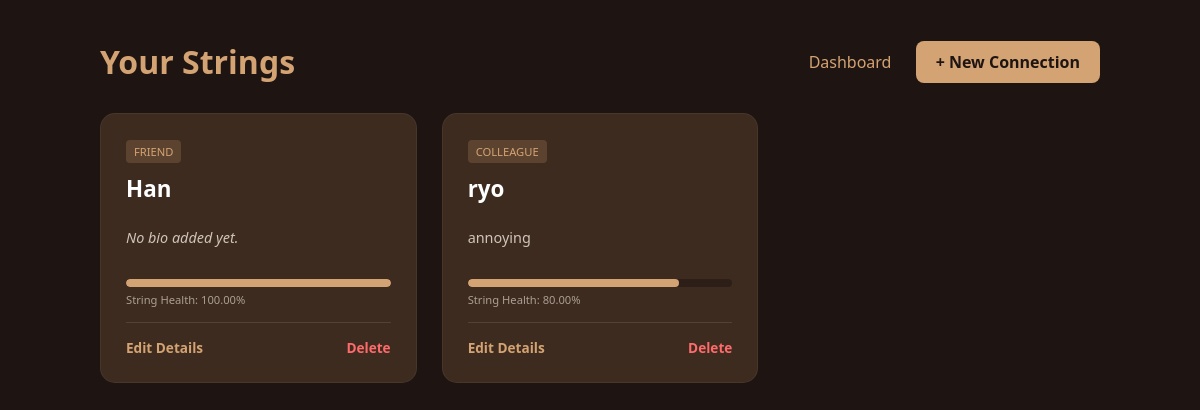
/user/view_connections.php (signed in), run on the app's committed database.
### tables this page shows
CREATE TABLE `strings` (
  `stringID` int(11) NOT NULL,
  `connectionID` int(11) DEFAULT NULL,
  `ownerID` varchar(10) DEFAULT NULL,
  `stringHealth` decimal(5,2) DEFAULT 100.00,
  `lastInteraction` timestamp NOT NULL DEFAULT current_timestamp() ON UPDATE current_timestamp()
);

CREATE TABLE `connections` (
  `ownerID` varchar(10) DEFAULT NULL,
  `connectionID` int(11) NOT NULL,
  `Name` varchar(20) DEFAULT NULL,
  `RelationshipType` enum('Friend','Family','Partner','Colleague') DEFAULT NULL,
  `Birthday` date DEFAULT NULL,
  `Bio` varchar(100) DEFAULT NULL
);

### user/view_connections.php (the view, shortened to what this page needs)
<?php
require_once '../config/db.php';
$uid = $_SESSION['user_id'];
$sql = "SELECT c.connectionID, c.Name, c.RelationshipType, c.Birthday, c.Bio, s.stringHealth
        FROM CONNECTIONS c
        LEFT JOIN STRINGS s ON c.connectionID = s.connectionID
        WHERE c.ownerID = ?
        ORDER BY c.Name ASC";
$stmt = $conn->prepare($sql);
$stmt->bind_param("s", $uid);
$stmt->execute();
$result = $stmt->get_result();
?>
<!DOCTYPE html>
<html lang="en">
<head>
</head>
<body>
<div class="header-area">
    <h1>Your Strings</h1>
    <div>
        <a href="dashboard.php" style="color: #d4a373; margin-right: 20px; text-decoration: none;">Dashboard</a>
        <a href="add_connection.php" class="btn-add">+ New Connection</a>
    </div>
</div>
<div class="grid">
    <?php if ($result->num_rows > 0): ?>
        <?php while($row = $result->fetch_assoc()): ?>
            <div class="card">
                <div>
                    <span class="type-tag"><?php echo htmlspecialchars($row['RelationshipType']); ?></span>
                    <h3 class="name"><?php echo htmlspecialchars($row['Name']); ?></h3>
                </div>
                <p class="bio">
                    <?php echo !empty($row['Bio']) ? htmlspecialchars($row['Bio']) : "<i>No bio added yet.</i>"; ?>
                </p>
                <div class="health-bar-container">
                    <?php $health = $row['stringHealth'] ?? 100; ?>
                    <div class="health-fill" style="width: <?php echo $health; ?>%;"></div>
                </div>
                <div style="font-size: 0.7rem; margin-top: -15px; margin-bottom: 15px; opacity: 0.6;">
                    String Health: <?php echo $health; ?>%
                </div>
                <div class="actions">
                    <a href="edit_connection.php?id=<?php echo $row['connectionID']; ?>" class="edit">Edit Details</a>
                    <a href="delete_connection.php?id=<?php echo $row['connectionID']; ?>"
                       class="delete"
                       onclick="return confirm('Are you sure you want to delete this string?')">Delete</a>
                </div>
            </div>
        <?php endwhile; ?>
    <?php else: ?>
        <div class="empty-state">
            <p>No connections found. Start by adding a new string!</p>
        </div>
    <?php endif; ?>
</div>
</body>
</html>

### user/view_connections.php (style rules this page uses)
body { font-family: 'Segoe UI', sans-serif; background: #1e1412; color: #f5ebe0; margin: 0; padding: 40px; }
.header-area { display: flex; justify-content: space-between; align-items: center; max-width: 1000px; margin: 0 auto 30px auto; }
h1 { color: #d4a373; margin: 0; }
.btn-add { background: #d4a373; color: #1e1412; padding: 10px 20px; text-decoration: none; border-radius: 8px; font-weight: bold; }
.grid { display: grid; grid-template-columns: repeat(auto-fill, minmax(300px, 1fr)); gap: 25px; max-width: 1000px; margin: 0 auto; }
.card { background: #3d2b1f; padding: 25px; border-radius: 15px; border: 1px solid rgba(255, 255, 255, 0.05); transition: transform 0.3s; display: flex; flex-direction: column; }
.type-tag { font-size: 0.7rem; text-transform: uppercase; background: rgba(212, 163, 115, 0.2); color: #d4a373; padding: 4px 8px; border-radius: 4px; display: inline-block; margin-bottom: 10px; }
.name { font-size: 1.4rem; margin: 0 0 10px 0; color: #fff; }
.bio { font-size: 0.9rem; opacity: 0.8; margin-bottom: 15px; line-height: 1.4; flex-grow: 1; }
.health-bar-container { background: #2d1f18; height: 8px; border-radius: 4px; margin-bottom: 20px; overflow: hidden; }
.health-fill { height: 100%; background: #d4a373; border-radius: 4px; }
.actions { display: flex; justify-content: space-between; border-top: 1px solid rgba(255,255,255,0.1); padding-top: 15px; }
.actions a { text-decoration: none; font-size: 0.85rem; font-weight: bold; }
.edit { color: #d4a373; }
.delete { color: #ff6b6b; }

### data on the page
strings: connectionID.RelationshipType "FRIEND", connectionID.Name "Han", shows "No bio added yet.", stringHealth "100.00"
strings: connectionID.RelationshipType "COLLEAGUE", connectionID.Name "ryo", connectionID.Bio "annoying", stringHealth "80.00"
